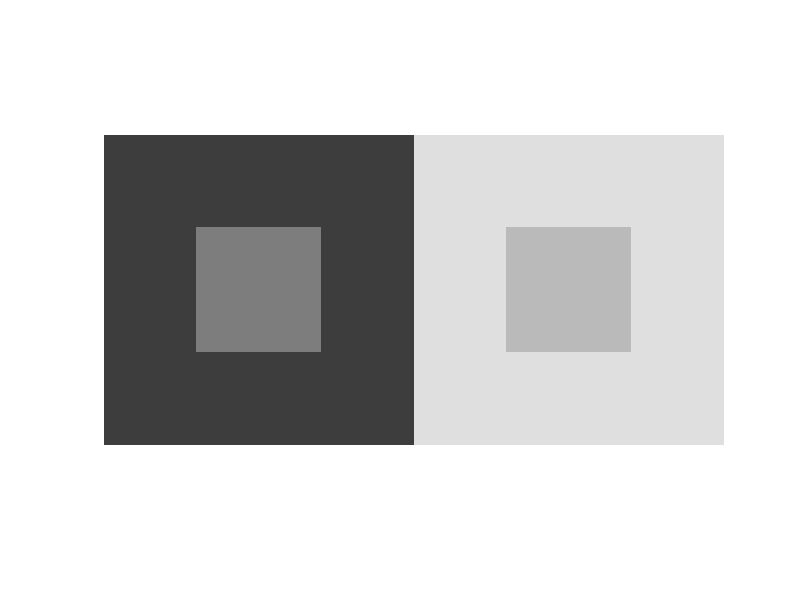

This figure's MATLAB source:
close all
clear all

A = uint8(ones(400));
B = uint8(ones(400));

% Assign color to A
A(:,:) = 63;
A(120:280,120:280) = 127;

% Assign color to B
B(:,:) = 223;
B(120:280,120:280) = 185;


imshow(cat(2,A,B));